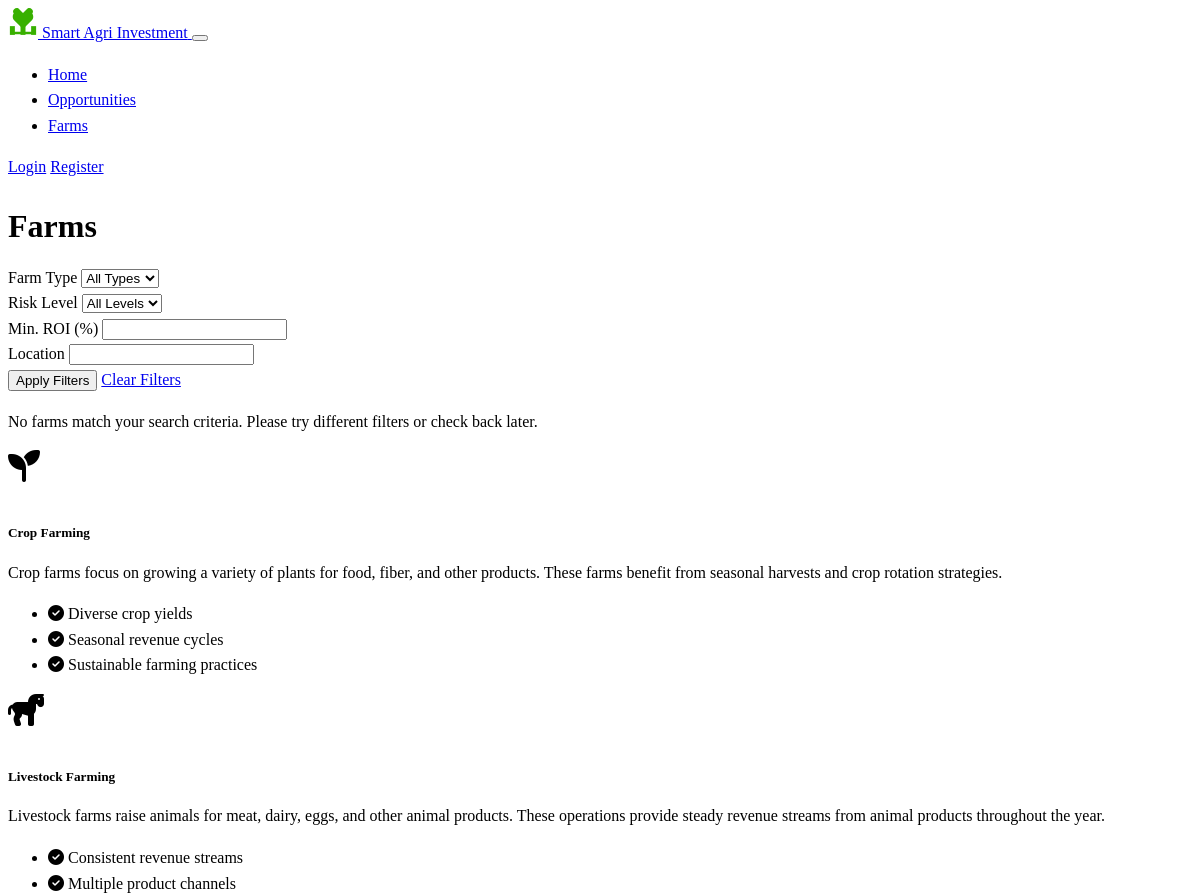
/farms (upper part), run on an earlier commit of the app's database.
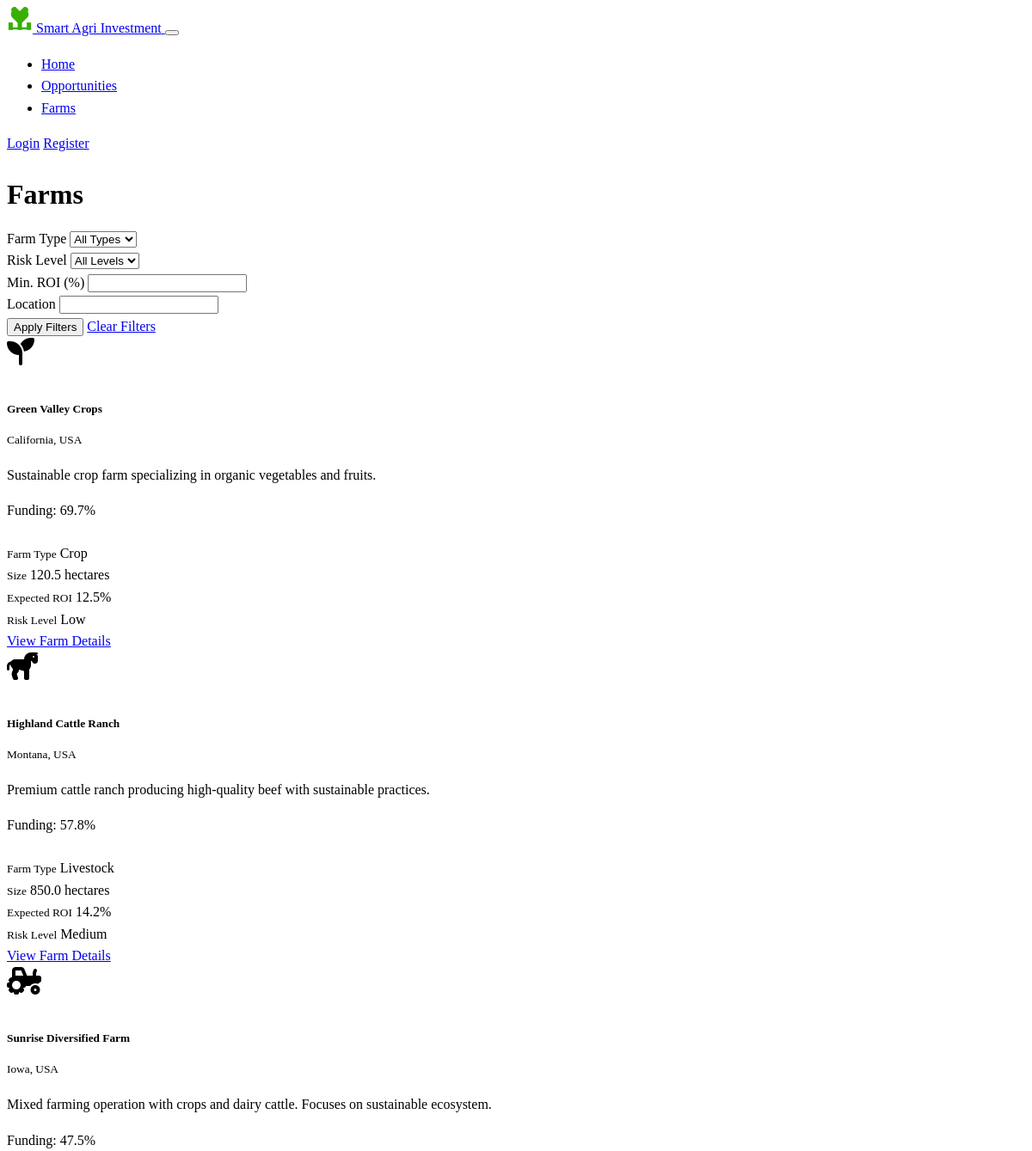
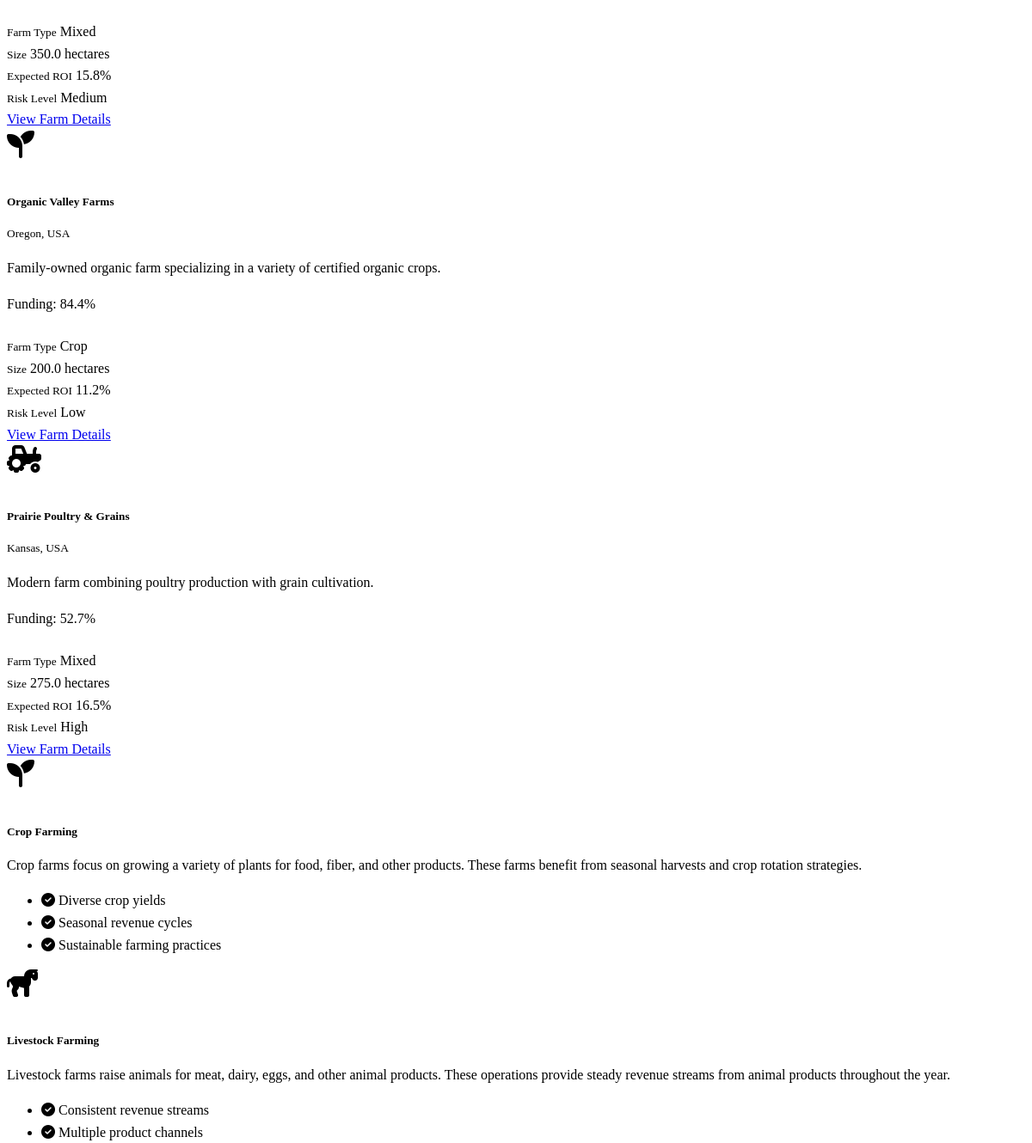
And on a later commit of the database (2 pictures, top to bottom).
### models.py (models this page shows, shortened)
class Farm(db.Model):
    id = db.Column(db.Integer, primary_key=True)
    name = db.Column(db.String(128), nullable=False)
    location = db.Column(db.String(256))
    description = db.Column(db.Text)
    farm_type = db.Column(db.String(64))  # e.g., "Crop", "Livestock", "Mixed"
    size_hectares = db.Column(db.Float)
    established_date = db.Column(db.Date)
    created_at = db.Column(db.DateTime, default=datetime.utcnow)
    total_funding_needed = db.Column(db.Float, default=0.0)
    current_funding = db.Column(db.Float, default=0.0)
    expected_roi = db.Column(db.Float)  # Percentage
    risk_level = db.Column(db.String(20))  # "Low", "Medium", "High"
    yield_history = db.Column(db.Text)  # Stored as JSON string
    owner_id = db.Column(db.Integer, db.ForeignKey('user.id'))
    investment_opportunities = db.relationship('InvestmentOpportunity', backref='farm', lazy='dynamic')
    performance_data = db.relationship('FarmPerformance', backref='farm', lazy='dynamic')
    def funding_percentage(self):
        if self.total_funding_needed == 0:
            return 0
        return (self.current_funding / self.total_funding_needed) * 100

### routes.py (the view)
@app.route('/farms')
def farms():
    all_farms = Farm.query.all()
    return render_template('farms.html', farms=all_farms)

### templates/farms.html (shortened to what this page needs)
{% extends "base.html" %}
{% block content %}
<div class="container py-4">
    <h1 class="mb-4">Farms</h1>
    <div class="card mb-4 border-0">
        <div class="card-body">
            <form method="GET" action="{{ url_for('farms') }}">
                <div class="row g-3">
                    <div class="col-md-3">
                        <label for="farm_type" class="form-label">Farm Type</label>
                        <select class="form-select" id="farm_type" name="farm_type">
                            <option value="">All Types</option>
                        </select>
                    </div>
                    <div class="col-md-3">
                        <label for="risk_level" class="form-label">Risk Level</label>
                        <select class="form-select" id="risk_level" name="risk_level">
                            <option value="">All Levels</option>
                        </select>
                    </div>
                    <div class="col-md-3">
                        <label for="min_roi" class="form-label">Min. ROI (%)</label>
                        <input type="number" class="form-control" id="min_roi" name="min_roi" min="0" step="0.1">
                    </div>
                    <div class="col-md-3">
                        <label for="location" class="form-label">Location</label>
                        <input type="text" class="form-control" id="location" name="location">
                    </div>
                </div>
                <div class="d-flex justify-content-between mt-3">
                    <button type="submit" class="btn btn-success">Apply Filters</button>
                    <a href="{{ url_for('farms') }}" class="btn btn-outline-secondary">Clear Filters</a>
                </div>
            </form>
        </div>
    </div>
    <div class="row g-4">
        {% if farms %}
            {% for farm in farms %}
            <div class="col-md-6 col-lg-4">
                <div class="card h-100 border-0 shadow-sm card-hover">
                    <div class="card-body">
                        <div class="d-flex align-items-center mb-3">
                            <div class="bg-success bg-opacity-25 rounded-circle d-flex align-items-center justify-content-center me-3" style="width: 50px; height: 50px;">
                                {% if farm.farm_type == 'Crop' %}
                                <i class="fas fa-seedling fa-2x text-success"></i>
                                {% elif farm.farm_type == 'Livestock' %}
                                <i class="fas fa-horse fa-2x text-success"></i>
                                {% else %}
                                <i class="fas fa-tractor fa-2x text-success"></i>
                                {% endif %}
                            </div>
                            <div>
                                <h5 class="card-title mb-0">{{ farm.name }}</h5>
                                <small class="text-muted">{{ farm.location }}</small>
                            </div>
                        </div>
                        <p class="card-text">{{ farm.description[:100] }}{% if farm.description|length > 100 %}...{% endif %}</p>
                        <div class="my-3">
                            <p class="mb-1 small">Funding: {{ "%.1f"|format(farm.funding_percentage()) }}%</p>
                            <div class="progress" style="height: 8px;">
                            </div>
                        </div>
                        <div class="row g-2 mb-3">
                            <div class="col-6">
                                <div class="bg-dark-subtle p-2 rounded">
                                    <small class="text-muted d-block">Farm Type</small>
                                    <span>{{ farm.farm_type }}</span>
                                </div>
                            </div>
                            <div class="col-6">
                                <div class="bg-dark-subtle p-2 rounded">
                                    <small class="text-muted d-block">Size</small>
                                    <span>{{ farm.size_hectares }} hectares</span>
                                </div>
                            </div>
                            <div class="col-6">
                                <div class="bg-dark-subtle p-2 rounded">
                                    <small class="text-muted d-block">Expected ROI</small>
                                    <span class="text-success">{{ farm.expected_roi }}%</span>
                                </div>
                            </div>
                            <div class="col-6">
                                <div class="bg-dark-subtle p-2 rounded">
                                    <small class="text-muted d-block">Risk Level</small>
                                    <span class="{{ 'text-success' if farm.risk_level == 'Low' else 'text-warning' if farm.risk_level == 'Medium' else 'text-danger' }}">{{ farm.risk_level }}</span>
                                </div>
                            </div>
                        </div>
                        <div class="d-grid">
                            <a href="{{ url_for('farm_detail', farm_id=farm.id) }}" class="btn btn-outline-success">View Farm Details</a>
                        </div>
                    </div>
                </div>
            </div>
            {% endfor %}
        {% else %}
            <div class="col-12">
                <div class="alert alert-info">
                    <p class="mb-0">No farms match your search criteria. Please try different filters or check back later.</p>
                </div>
            </div>
        {% endif %}
    </div>
    <div class="row mt-5 g-4">
        <div class="col-lg-4">
            <div class="card h-100 border-0">
                <div class="card-body">
                    <div class="d-flex align-items-center mb-3">
                        <div class="bg-success bg-opacity-25 rounded-circle d-flex align-items-center justify-content-center me-3" style="width: 50px; height: 50px;">
                            <i class="fas fa-seedling fa-2x text-success"></i>
                        </div>
                        <h5 class="mb-0">Crop Farming</h5>
                    </div>
                    <p>Crop farms focus on growing a variety of plants for food, fiber, and other products. These farms benefit from seasonal harvests and crop rotation strategies.</p>
                    <ul class="list-unstyled mb-0">
                        <li class="mb-2"><i class="fas fa-check-circle text-success me-2"></i> Diverse crop yields</li>
                        <li class="mb-2"><i class="fas fa-check-circle text-success me-2"></i> Seasonal revenue cycles</li>
                        <li><i class="fas fa-check-circle text-success me-2"></i> Sustainable farming practices</li>
                    </ul>
                </div>
            </div>
        </div>
        <div class="col-lg-4">
            <div class="card h-100 border-0">
                <div class="card-body">
                    <div class="d-flex align-items-center mb-3">
                        <div class="bg-success bg-opacity-25 rounded-circle d-flex align-items-center justify-content-center me-3" style="width: 50px; height: 50px;">
                            <i class="fas fa-horse fa-2x text-success"></i>
                        </div>
                        <h5 class="mb-0">Livestock Farming</h5>
                    </div>
                    <p>Livestock farms raise animals for meat, dairy, eggs, and other animal products. These operations provide steady revenue streams from animal products throughout the year.</p>
                    <ul class="list-unstyled mb-0">
                        <li class="mb-2"><i class="fas fa-check-circle text-success me-2"></i> Consistent revenue streams</li>
                        <li class="mb-2"><i class="fas fa-check-circle text-success me-2"></i> Multiple product channels</li>
                    </ul>
                </div>
            </div>
        </div>
    </div>
</div>
{% endblock %}

### templates/base.html (shortened to what this page needs)
<!DOCTYPE html>
<html lang="en" data-bs-theme="dark">
<head>
    <link href="https://cdn.replit.com/agent/bootstrap-agent-dark-theme.min.css" rel="stylesheet">
    <link rel="stylesheet" href="https://cdnjs.cloudflare.com/ajax/libs/font-awesome/6.4.0/css/all.min.css">
    <link rel="stylesheet" href="{{ url_for('static', filename='css/custom.css') }}">
</head>
<body>
    <nav class="navbar navbar-expand-lg navbar-dark bg-dark">
        <div class="container">
            <a class="navbar-brand d-flex align-items-center" href="{{ url_for('index') }}">
                <span>Smart Agri Investment</span>
            </a>
            <button class="navbar-toggler" type="button" data-bs-toggle="collapse" data-bs-target="#navbarNav" aria-controls="navbarNav" aria-expanded="false" aria-label="Toggle navigation">
            </button>
            <div class="collapse navbar-collapse" id="navbarNav">
                <ul class="navbar-nav me-auto">
                    <li class="nav-item">
                        <a class="nav-link" href="{{ url_for('index') }}">Home</a>
                    </li>
                    <li class="nav-item">
                        <a class="nav-link" href="{{ url_for('investment_opportunities') }}">Opportunities</a>
                    </li>
                    <li class="nav-item">
                        <a class="nav-link" href="{{ url_for('farms') }}">Farms</a>
                    </li>
                </ul>
                <div class="d-flex">
                    {% if current_user.is_authenticated %}
                    <div class="dropdown">
                        <button class="btn btn-outline-light dropdown-toggle" type="button" id="userDropdown" data-bs-toggle="dropdown" aria-expanded="false">
                            <i class="fas fa-user-circle me-1"></i> {{ current_user.username }}
                        </button>
                        <ul class="dropdown-menu dropdown-menu-end" aria-labelledby="userDropdown">
                            <li><a class="dropdown-item" href="{{ url_for('investor_dashboard') }}">Dashboard</a></li>
                            <li><hr class="dropdown-divider"></li>
                            <li><a class="dropdown-item" href="{{ url_for('logout') }}">Logout</a></li>
                        </ul>
                    </div>
                    {% else %}
                    <a href="{{ url_for('login') }}" class="btn btn-outline-light me-2">Login</a>
                    <a href="{{ url_for('register') }}" class="btn btn-success">Register</a>
                    {% endif %}
                </div>
            </div>
        </div>
    </nav>
    <main class="flex-shrink-0">
        {% block content %}{% endblock %}
    </main>
</body>
</html>

### static/css/custom.css (style rules this page uses)
:root { --agri-green: #38b000; --agri-green-light: rgba(56, 176, 0, 0.1); --agri-green-medium: rgba(56, 176, 0, 0.5); }
body { line-height: 1.6; }
h1, h2, h3, h4, h5, h6 { margin-bottom: 0.75rem; font-weight: 600; }
.card { transition: transform 0.2s ease, box-shadow 0.2s ease; overflow: hidden; }
.progress { overflow: visible; }

What changed in the data, as far as the page shows it:
added Farm: name "Green Valley Crops", location "California, USA", description "Sustainable crop farm specializing in organic vegetables and fruits.", funding_percentage "69.7", farm_type "Crop", size_hectares "120.5", expected_roi "12.5", risk_level "Low"
added Farm: name "Highland Cattle Ranch", location "Montana, USA", description "Premium cattle ranch producing high-quality beef with sustainable practices.", funding_percentage "57.8", farm_type "Livestock", size_hectares "850.0", expected_roi "14.2", risk_level "Medium"
added Farm: name "Sunrise Diversified Farm", location "Iowa, USA", description "Mixed farming operation with crops and dairy cattle. Focuses on sustainable ecosystem.", funding_percentage "47.5", farm_type "Mixed", size_hectares "350.0", expected_roi "15.8", risk_level "Medium"
added Farm: name "Organic Valley Farms", location "Oregon, USA", description "Family-owned organic farm specializing in a variety of certified organic crops.", funding_percentage "84.4", farm_type "Crop", size_hectares "200.0", expected_roi "11.2", risk_level "Low"
added Farm: name "Prairie Poultry & Grains", location "Kansas, USA", description "Modern farm combining poultry production with grain cultivation.", funding_percentage "52.7", farm_type "Mixed", size_hectares "275.0", expected_roi "16.5", risk_level "High"
Also different on the page:
text no longer shown: "No farms match your search criteria. Please try different filters or check back later."
